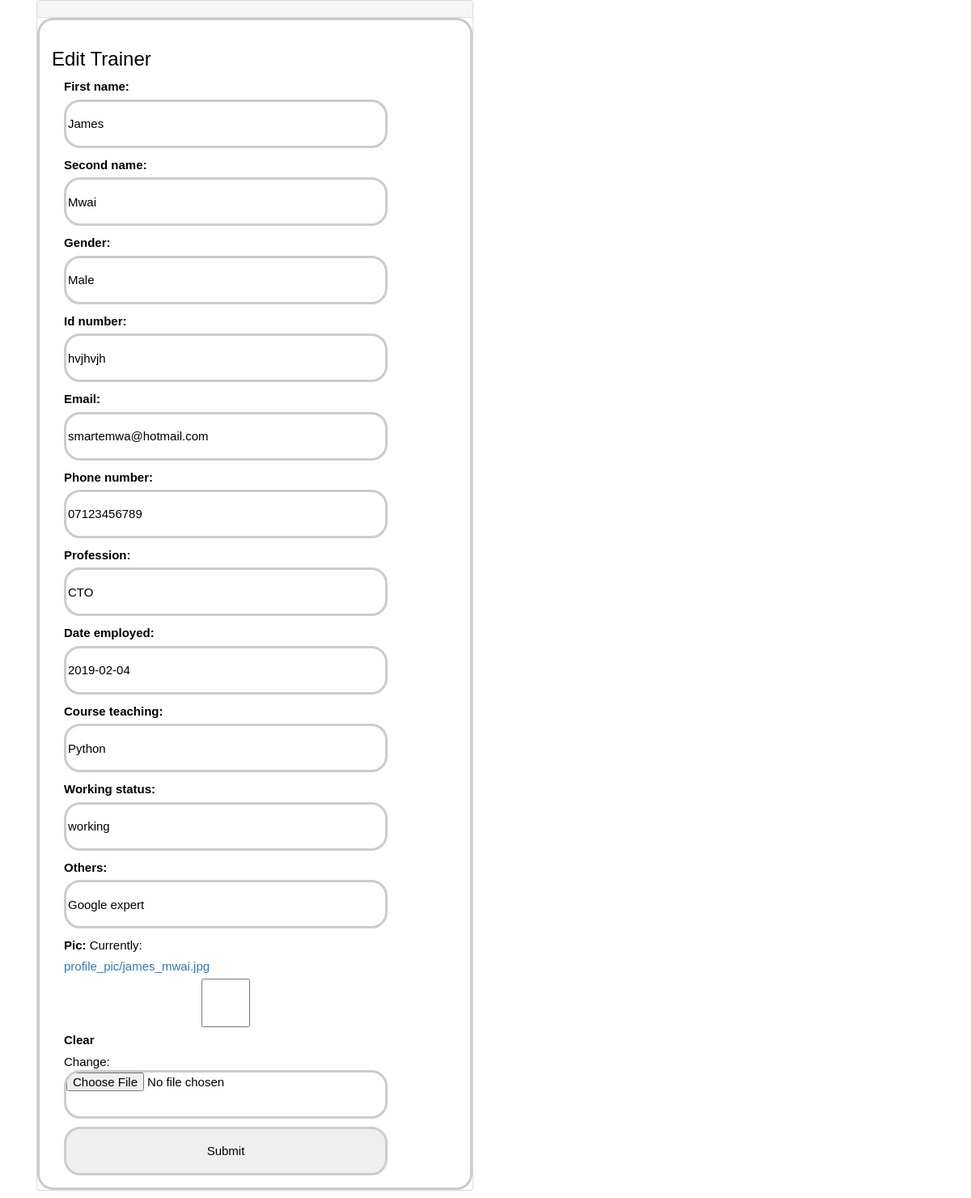
Screenshot of /trainer/edit/1/ with the database file from the repository.
### trainer/models.py (models this page shows, shortened)
class Trainer(models.Model):
	first_name=models.CharField(max_length = 50)
	second_name=models.CharField(max_length = 50)
	gender=models.CharField(max_length=20)
	id_number=models.CharField(max_length=50, null=True)
	email=models.EmailField(max_length=70)
	phone_number=models.CharField(max_length=70)
	profession=models.CharField(max_length=70)
	date_employed=models.DateField()
	course_teaching=models.CharField(max_length=100)
	working_status=models.CharField(max_length=100)
	others=models.CharField(max_length=100)
	pic=models.ImageField(upload_to="profile_pic",blank=True)

### trainer/views.py (the view)
# urls.py: path("edit/<int:pk>/",edit_trainer,name="edit_trainer"),
def edit_trainer(request,pk):
	trainer=Trainer.objects.get(pk=pk)
	if request.method == "POST":
		form =TrainerForm(request.POST,instance=trainer)
		if form.is_valid:
			form.save()
			return redirect("list_trainers")
	else:
		form = TrainerForm(instance=trainer)
	return render(request,"edit_trainer.html",{"form":form})

### trainer/forms.py
class TrainerForm(forms.ModelForm):
	class Meta:
		model=Trainer
		fields="__all__"

### trainer/templates/edit_trainer.html (shortened to what this page needs)
<!DOCTYPE html>
<html>
<head>
<link rel="stylesheet" href="https://maxcdn.bootstrapcdn.com/bootstrap/3.4.0/css/bootstrap.min.css">
</head>
<body>
<div class="container">
	<div class="col-sm-6">
		<div class="panel panel-default">
			<div class="panel-heading"></div>
				<div class="panel-body">
				<h3 >Edit Trainer</h3>
				<form method="POST" class="col-sm-6 col-md-3 col-lg-6 col-xl-3" class="panel">{%csrf_token%}
				{{form.as_p}}
				<input type="submit"></input>
				</form>
				</div>
			</div>
		</div>
	</div>
</body>
</html>

### trainer/templates/edit_trainer.html (style rules this page uses)
body { background-color:white; color:black; }
h3 { font-family: arial; }
.panel-body { color:black; margin: 0 auto; border: solid 3px #ccc; border-radius: 20px; }
.col-sm-6 { color: #000; border-radius: 50px; font-family: arial; font-size: 15px; }
input { border-radius: 20px; width: 400px; height: 60px; margin: 0 auto; border: solid 3px #ccc; }

### rows the page displays
Trainer: first_name "James", second_name "Mwai", gender "Male", id_number "hvjhvjh", email "smartemwa@hotmail.com", phone_number "07123456789", profession "CTO", date_employed "2019-02-04", course_teaching "Python", working_status "working", others "Google expert"
